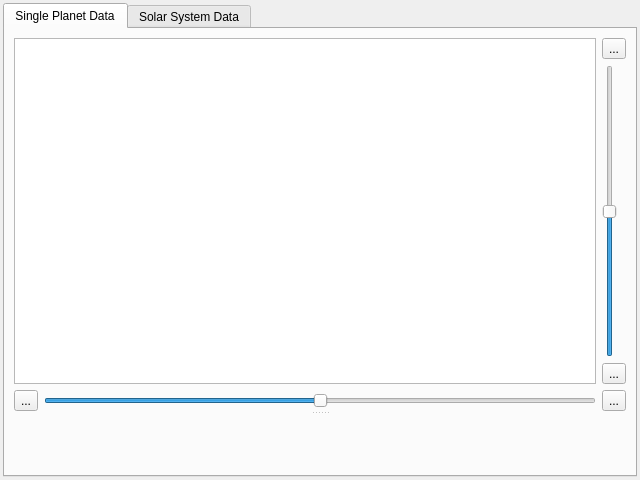
<?xml version="1.0" encoding="UTF-8"?>
<ui version="4.0">
 <class>SolarSystemViewWidget</class>
 <widget class="QWidget" name="SolarSystemViewWidget">
  <property name="geometry">
   <rect>
    <x>0</x>
    <y>0</y>
    <width>640</width>
    <height>480</height>
   </rect>
  </property>
  <property name="windowTitle">
   <string>Form</string>
  </property>
  <layout class="QHBoxLayout" name="horizontalLayout_5">
   <property name="spacing">
    <number>3</number>
   </property>
   <property name="margin">
    <number>3</number>
   </property>
   <item>
    <widget class="QTabWidget" name="tabWidget">
     <property name="maximumSize">
      <size>
       <width>16777215</width>
       <height>1677215</height>
      </size>
     </property>
     <property name="currentIndex">
      <number>0</number>
     </property>
     <widget class="QWidget" name="tab">
      <attribute name="title">
       <string>Single Planet Data</string>
      </attribute>
      <layout class="QHBoxLayout" name="horizontalLayout_3">
       <item>
        <widget class="QSplitter" name="splitter_2">
         <property name="orientation">
          <enum>Qt::Vertical</enum>
         </property>
         <widget class="QWidget" name="layoutWidget">
          <layout class="QVBoxLayout" name="verticalLayout_2">
           <item>
            <layout class="QHBoxLayout" name="horizontalLayout_2">
             <item>
              <widget class="QGraphicsView" name="solsysView"/>
             </item>
             <item>
              <layout class="QVBoxLayout" name="verticalLayout">
               <item>
                <widget class="QToolButton" name="btnZoomUp">
                 <property name="text">
                  <string>...</string>
                 </property>
                 <property name="icon">
                  <iconset>
                   <normaloff>:/new/Bitmaps/pics/zoomin.png</normaloff>:/new/Bitmaps/pics/zoomin.png</iconset>
                 </property>
                </widget>
               </item>
               <item>
                <widget class="QSlider" name="zoomSlider">
                 <property name="minimum">
                  <number>1</number>
                 </property>
                 <property name="maximum">
                  <number>500</number>
                 </property>
                 <property name="value">
                  <number>250</number>
                 </property>
                 <property name="orientation">
                  <enum>Qt::Vertical</enum>
                 </property>
                </widget>
               </item>
               <item>
                <widget class="QToolButton" name="btnZoomDown">
                 <property name="text">
                  <string>...</string>
                 </property>
                 <property name="icon">
                  <iconset>
                   <normaloff>:/new/Bitmaps/pics/zoomout.png</normaloff>:/new/Bitmaps/pics/zoomout.png</iconset>
                 </property>
                </widget>
               </item>
              </layout>
             </item>
            </layout>
           </item>
           <item>
            <layout class="QHBoxLayout" name="horizontalLayout">
             <item>
              <widget class="QToolButton" name="btnRotateLeft">
               <property name="text">
                <string>...</string>
               </property>
               <property name="icon">
                <iconset>
                 <normaloff>:/new/Bitmaps/pics/rotateleft.png</normaloff>:/new/Bitmaps/pics/rotateleft.png</iconset>
               </property>
              </widget>
             </item>
             <item>
              <widget class="QSlider" name="rotateSlider">
               <property name="minimum">
                <number>-360</number>
               </property>
               <property name="maximum">
                <number>360</number>
               </property>
               <property name="orientation">
                <enum>Qt::Horizontal</enum>
               </property>
              </widget>
             </item>
             <item>
              <widget class="QToolButton" name="btnRotateRight">
               <property name="text">
                <string>...</string>
               </property>
               <property name="icon">
                <iconset>
                 <normaloff>:/new/Bitmaps/pics/rotateright.png</normaloff>:/new/Bitmaps/pics/rotateright.png</iconset>
               </property>
              </widget>
             </item>
            </layout>
           </item>
          </layout>
         </widget>
         <widget class="PlanetaryInspector" name="planetInspector" native="true"/>
        </widget>
       </item>
      </layout>
     </widget>
     <widget class="QWidget" name="tab_2">
      <attribute name="title">
       <string>Solar System Data</string>
      </attribute>
      <layout class="QHBoxLayout" name="horizontalLayout_4">
       <item>
        <widget class="QSplitter" name="splitter_3">
         <property name="orientation">
          <enum>Qt::Vertical</enum>
         </property>
         <widget class="QSplitter" name="splitter">
          <property name="orientation">
           <enum>Qt::Horizontal</enum>
          </property>
          <widget class="QTextEdit" name="txtSolSys"/>
          <widget class="StarInspector" name="starInspector" native="true">
           <property name="minimumSize">
            <size>
             <width>250</width>
             <height>0</height>
            </size>
           </property>
           <property name="maximumSize">
            <size>
             <width>280</width>
             <height>16777215</height>
            </size>
           </property>
          </widget>
         </widget>
         <widget class="SolarSystemWidget" name="solSysWidget" native="true">
          <property name="minimumSize">
           <size>
            <width>0</width>
            <height>120</height>
           </size>
          </property>
          <property name="maximumSize">
           <size>
            <width>16777215</width>
            <height>300</height>
           </size>
          </property>
         </widget>
        </widget>
       </item>
      </layout>
     </widget>
    </widget>
   </item>
  </layout>
 </widget>
 <customwidgets>
  <customwidget>
   <class>SolarSystemWidget</class>
   <extends>QWidget</extends>
   <header location="global">solarsystemwidget.h</header>
   <container>1</container>
  </customwidget>
  <customwidget>
   <class>StarInspector</class>
   <extends>QWidget</extends>
   <header location="global">widgets/starinspector.h</header>
   <container>1</container>
  </customwidget>
  <customwidget>
   <class>PlanetaryInspector</class>
   <extends>QWidget</extends>
   <header>widgets/planetaryinspector.h</header>
   <container>1</container>
  </customwidget>
 </customwidgets>
 <resources/>
 <connections/>
</ui>
